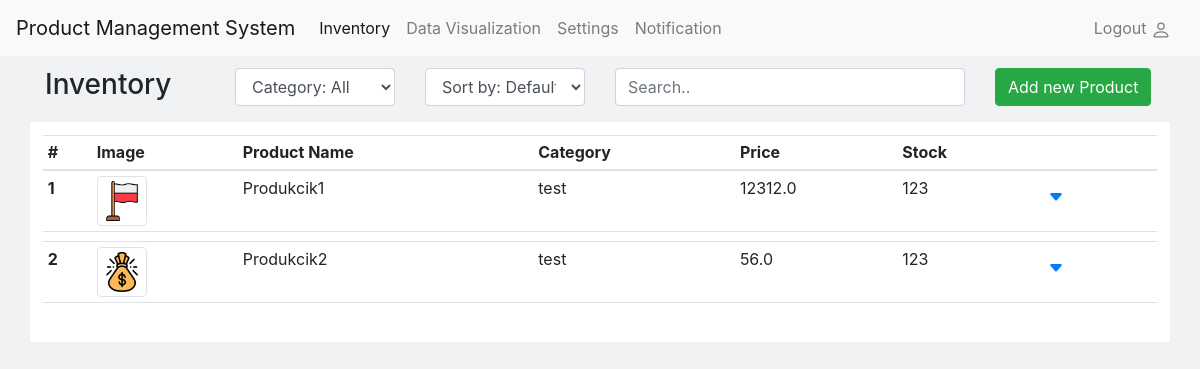
The app's page / (signed in), older data.
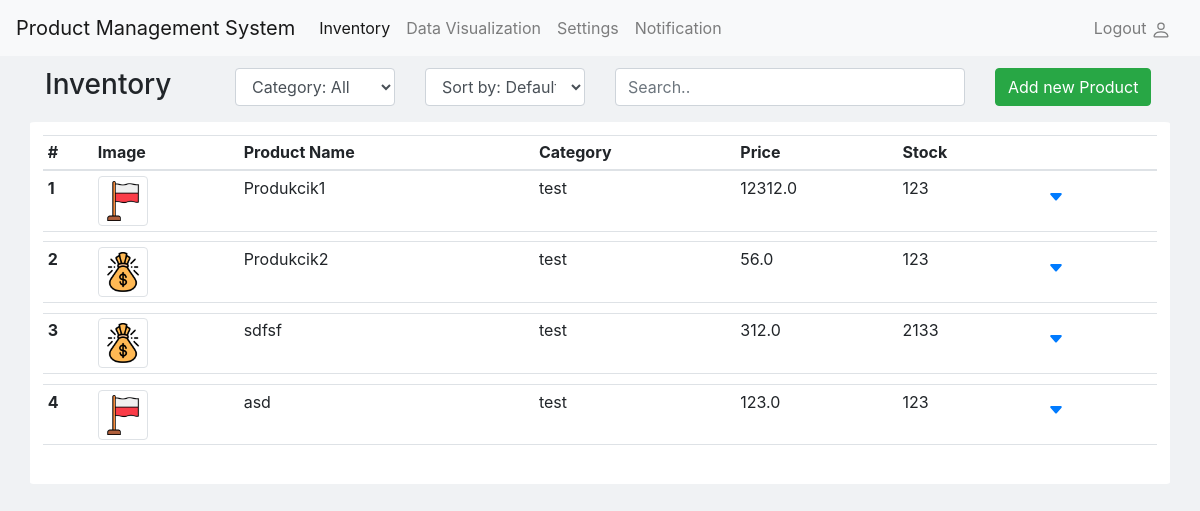
The same page, newer data.
### inventory/models.py (models this page shows, shortened)
class Product(models.Model):
    image = models.ImageField()
    name = models.CharField(max_length=50)
    category = models.ForeignKey(Category, on_delete=models.CASCADE)
    stock = models.IntegerField()
    selling_price = models.FloatField()
    created_at = models.DateTimeField(auto_now_add=True)
    last_modified_at = models.DateTimeField(auto_now=True)
    sku = models.CharField(max_length=50, blank=True, null=True)
    barcode = models.IntegerField(blank=True, null=True)
    brand = models.CharField(max_length=50, blank=True, null=True)
    tags = models.ManyToManyField(Tag, blank=True)
    exp_date= models.DateField(auto_now=False, blank=True, null=True)
    manufacturing_price = models.FloatField(blank=True, null=True)

class Category(models.Model):
    name = models.CharField(max_length=30)
    usage_count = models.PositiveIntegerField(default=0)
    def __str__(self):
        return self.name

### inventory/views.py (the view)
# urls.py: path("", views.home_page, name="home"),
@login_required(login_url="login")
def home_page(request):
    products = Product.objects.all()
    categories = Category.objects.all()
    contex={"products":products, "categories":categories, "forms":getForms(products)}
    return render(request, "inventory/list.html", contex)

### inventory/models.py (called while the page is built)
    def __str__(self):
        return self.name

### inventory/views.py (called while the page is built)
def getForms(products):
    forms = {}
    for product in products:
        form = ProductForm(instance=product)
        forms[product.pk] = form
    return forms

### inventory/templates/inventory/list.html (shortened to what this page needs)
{% extends "inventory/base.html" %}
{% block style %}
    {% load static %}
    <link rel="stylesheet" href="{% static 'css/listStyle.css' %}">
{% endblock%}
{% block content %}
<div class="container">
    <div class="row justify-content-start">
      <div class="col">
        <h3>Inventory</h3>
      </div>
      <div class="col">
        <select id="filterCategory" class="form-control">
            <option selected value="all">Category: All</option>
          </select>
      </div>
      <div class="col">
        <select id="sortBy" class="form-control">
            <option value="default" selected>Sort by: Default</option>
          </select>
      </div>
      <div class="col-4">
        <input class="form-control" id="myInput" type="text" placeholder="Search..">
      </div>
      <div class="col">
        <a href="{% url 'add_product' %}"><button type="button" class="btn btn-success">Add new Product</button></a>
    </div>
    </div>
</div>
<div class="table-responsive" id="productsTable">
    <table class="table table-sm">
        <thead>
            <tr>
                <th scope="col">#</th>
                <th scope="col">Image</th>
                <th scope="col">Product Name</th>
                <th scope="col">Category</th>
                <th scope="col">Price</th>
                <th scope="col">Stock</th>
                <th scope="col"></th>
            </tr>
        </thead>
        <tbody>
            {% for product in products %}
                <tr class="productRow" data-price="{{ product.selling_price }}" data-stock="{{ product.stock }}" data-id="{{ product.id }}">
                    <th scope="row">{{ product.id }}</th>
                    <td><img src="{{ product.image.url }}" alt="Product Image" class="img-thumbnail" id="productImage"></td>
                    <td>{{ product.name }}</td>
                    <td>{{ product.category }}</td>
                    <td>{{ product.selling_price }}</td>
                    <td>{{ product.stock }}</td>
                    <td>
                        <button class="btn btn-link" data-toggle="collapse" data-target="#collapse{{ product.id }}" aria-expanded="false" aria-controls="collapse{{ product.id }}">
                            <svg xmlns="http://www.w3.org/2000/svg" width="16" height="16" fill="currentColor" class="bi bi-caret-down-fill" viewBox="0 0 16 16">
                                <path d="M7.247 11.14 2.451 5.658C1.885 5.013 2.345 4 3.204 4h9.592a1 1 0 0 1 .753 1.659l-4.796 5.48a1 1 0 0 1-1.506 0z" />
                            </svg>
                        </button>
                    </td>
                </tr>
                <tr class="productRowExpanded" data-price="{{ product.selling_price }}" data-stock="{{ product.stock }}" data-id="{{ product.id }}">
                    <td colspan="7" >
                    </td>
                </tr>
            {% endfor %}
        </tbody>
    </table>
</div>
{% endblock content %}
{% block scripts %}
    {% load static %}
{% endblock scripts %}

Row changes from the older to the newer data that the page shows:
added Product: id "3", image (picture), name "sdfsf", category "test", selling_price "312.0", stock "2133"
added Product: id "4", image (picture), name "asd", category "test", selling_price "123.0", stock "123"
